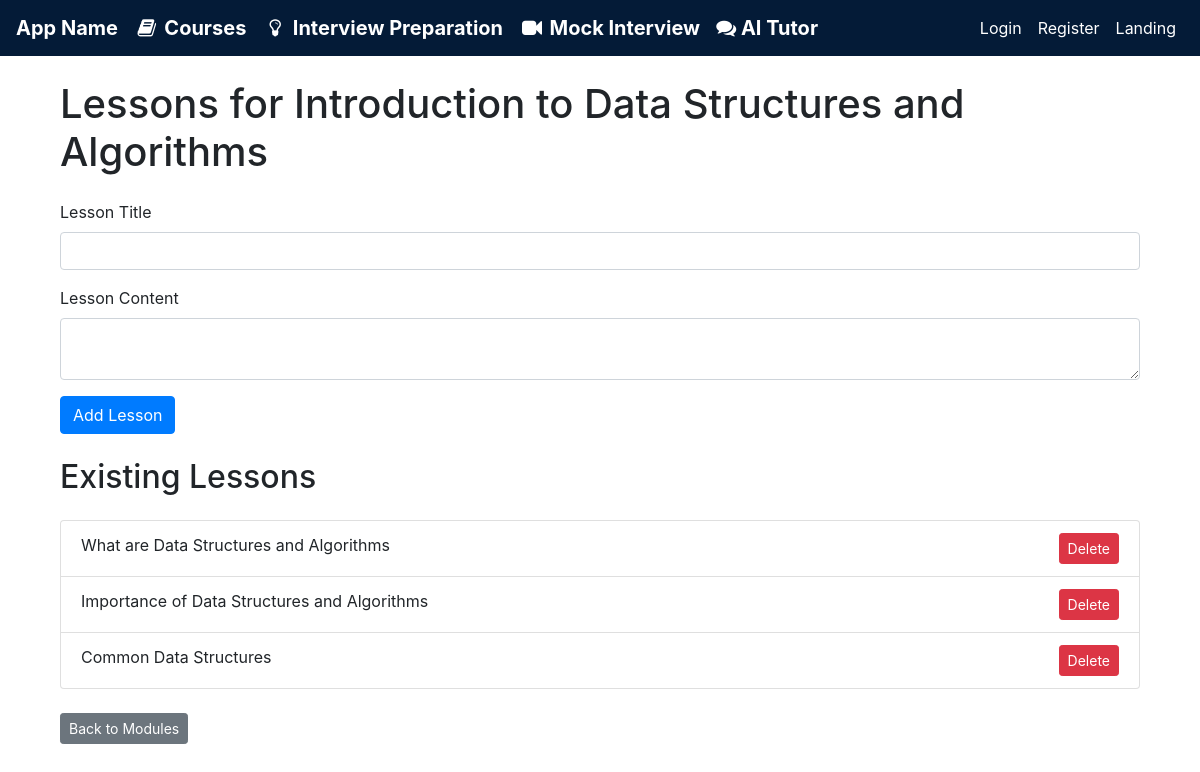
Screenshot of /modules/1/lessons with the database file from the repository.
### models.py (models this page shows, shortened)
class Module(db.Model):
    __tablename__ = 'modules'
    id = db.Column(db.Integer, primary_key=True)
    title = db.Column(db.String(50), nullable=False, unique=True)
    description = db.Column(db.String(250), nullable=False, unique=True)
    created_at = db.Column(db.DateTime, default=datetime.utcnow)
    course_id = db.Column(db.Integer, db.ForeignKey('courses.id'), nullable=False)
    lessons = db.relationship('Lesson', backref='module', lazy=True, cascade="all, delete-orphan")

class Lesson(db.Model):
    __tablename__ = 'lessons'
    id = db.Column(db.Integer, primary_key=True)
    title = db.Column(db.String(50), nullable=False, unique=True)
    content = db.Column(db.Text, nullable=False)
    quiz = db.Column(db.Text, nullable=True)  # Assuming quiz is stored as JSON or similar
    created_at = db.Column(db.DateTime, default=datetime.utcnow)
    module_id = db.Column(db.Integer, db.ForeignKey('modules.id'), nullable=False)
    is_completed = db.Column(db.Boolean, default=False)
    completion_date = db.Column(db.DateTime, nullable=True)

### app.py (the view, shortened to what this page needs)
@app.route('/modules/<int:module_id>/lessons', methods=['GET', 'POST'])
def manage_lessons(module_id):
    module = Module.query.get(module_id)
    lessons = Lesson.query.filter_by(module_id=module_id).all()
    return render_template('lessons.html', module=module, lessons=lessons)

### templates/lessons.html (shortened to what this page needs)
{% extends "base.html" %}
{% block content %}
<div class="container">
    <h1 class="my-4">Lessons for {{ module.title }}</h1>
    <form method="POST">
        <div class="form-group">
            <label for="title">Lesson Title</label>
            <input type="text" class="form-control" id="title" name="title" required>
        </div>
        <div class="form-group">
            <label for="content">Lesson Content</label>
            <textarea class="form-control" id="content" name="content" required></textarea>
        </div>
        <button type="submit" class="btn btn-primary">Add Lesson</button>
    </form>
    <h2 class="my-4">Existing Lessons</h2>
    <ul class="list-group">
        {% for lesson in lessons %}
        <li class="list-group-item">
            {{ lesson.title }}
            <form action="{{ url_for('delete_lesson', lesson_id=lesson.id) }}" method="POST" class="float-right">
                <button type="submit" class="btn btn-danger btn-sm">Delete</button>
            </form>
        </li>
        {% endfor %}
    </ul>
    <a href="{{ url_for('manage_modules', course_id=module.course_id) }}" class="btn btn-secondary btn-sm mt-4">Back to Modules</a>
</div>
{% endblock %}

### static/styles.css (style rules this page uses)
button { padding: 10px 20px; background-color: #007bff; color: white; border: none; border-radius: 0 0 10px 0; }

### rows the page displays
Module: title "Introduction to Data Structures and Algorithms"
Lesson: title "What are Data Structures and Algorithms"
Lesson: title "Importance of Data Structures and Algorithms"
Lesson: title "Common Data Structures"
